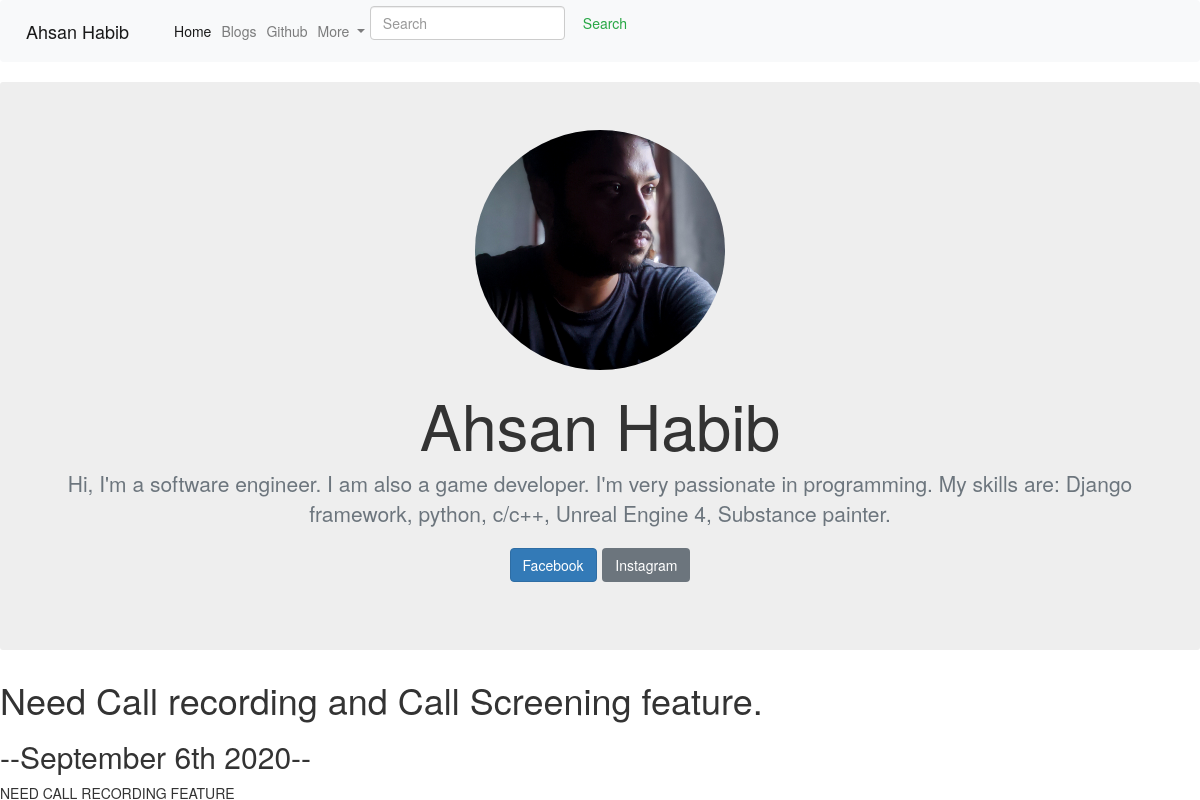
/blog/3/, run on an earlier commit of the app's database.
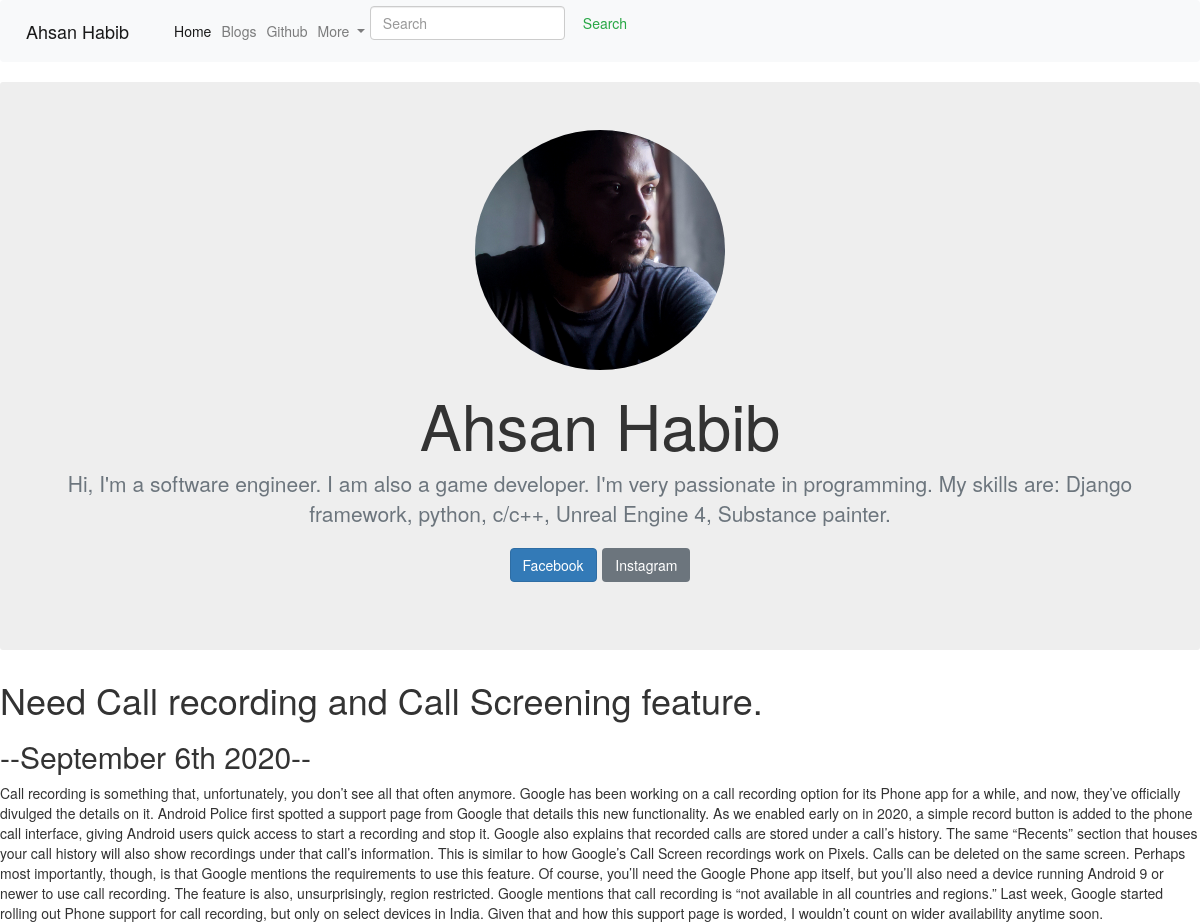
And on a later commit of the database.
### blog/models.py (models this page shows, shortened)
class Blog(models.Model):
    title = models.CharField(max_length=200)
    description = models.TextField()
    date = models.DateField()

### blog/views.py (the view)
# urls.py: path('<int:blog_id>/', views.detail, name='detail'),
def detail(request, blog_id):
    blog = get_object_or_404(Blog, pk=blog_id)
    return render(request, 'blog/detail.html', {'blog':blog})

### blog/templates/blog/detail.html
{% extends 'portfolio/base.html' %}
{% block content %}
<h1>{{ blog.title }}</h1>
<h2>--{{ blog.date|date:'F jS Y'}}--</h2>
{{blog.description|safe}}
{% endblock %}

What changed in the data, as far as the page shows it:
changed Blog "Need Call recording and Call Screening feature.": description (not shown) → "Call recording is something that, unfortunately, you don’t see all that often anymore. Google has been working on a call recording option for its Phone app for a while, and now, they’ve officially divulged the details on it. Android Police first spotted a support page from Google that details this new functionality. As we enabled early on in 2020, a simple record button is added to the phone call interface, giving Android users quick access to start a recording and stop it. Google also explains that recorded calls are stored under a call’s history. The same “Recents” section that houses your call history will also show recordings under that call’s information. This is similar to how…"
